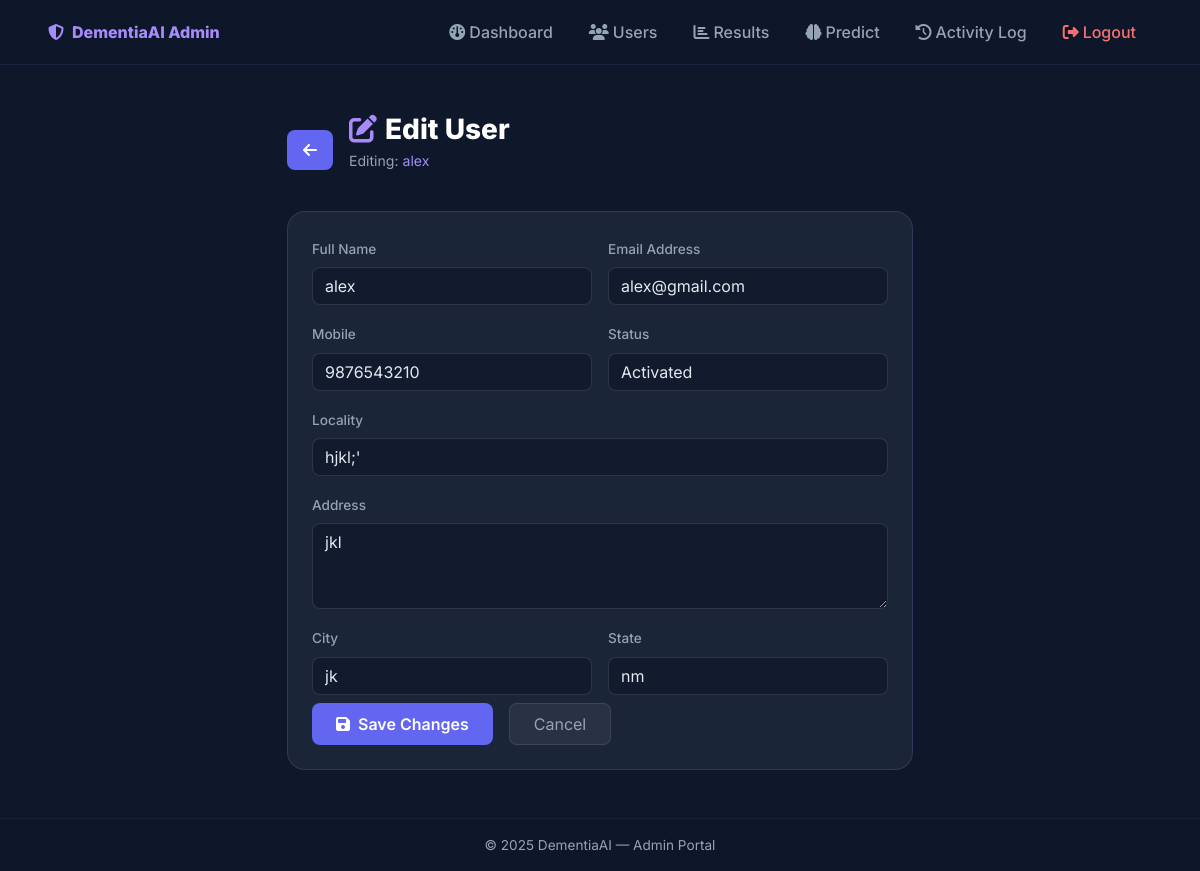
The app's page /EditUser/1/ (signed in) with its own data.
### users/models.py (models this page shows, shortened)
class UserRegistrationModel(models.Model):
    ROLE_CHOICES = [
        ('user', 'User'),
        ('admin', 'Admin'),
    ]
    name = models.CharField(max_length=100)
    loginid = models.CharField(unique=True, max_length=100)
    password = models.CharField(max_length=100)
    mobile = models.CharField(unique=True, max_length=100)
    email = models.CharField(unique=True, max_length=100)
    locality = models.CharField(max_length=100)
    address = models.CharField(max_length=1000)
    city = models.CharField(max_length=100)
    state = models.CharField(max_length=100)
    status = models.CharField(max_length=100, default="activated")
    role = models.CharField(max_length=10, choices=ROLE_CHOICES, default='user')
    class Meta:
        db_table = 'UserRegistrations'

### admins/views.py (the view, shortened to what this page needs)
# urls.py: path('EditUser/<int:uid>/', admins.EditUser,          name='EditUser'),
def EditUser(request, uid):
    if not request.session.get('admin'):
        return redirect('Login')
    user = get_object_or_404(UserRegistrationModel, id=uid)
    return render(request, 'admins/edituser.html', {'u': user})

### templates/admins/edituser.html (shortened to what this page needs)
{% extends 'admins/adminbase.html' %}
{% block contents %}
<section class="py-5">
  <div class="container" style="max-width:650px;">
    <div class="d-flex align-items-center gap-3 mb-4">
      <a href="{% url 'RegisterUsersView' %}" class="btn btn-adm py-2 px-3">
        <i class="fa-solid fa-arrow-left"></i>
      </a>
      <div>
        <h3 style="font-weight:800;color:#fff;margin:0;"><i class="fa-solid fa-pen-to-square me-2" style="color:#a78bfa;"></i>Edit User</h3>
        <p style="color:#94a3b8;margin-top:.2rem;font-size:.88rem;">Editing: <span style="color:#a78bfa;">{{ u.loginid }}</span></p>
      </div>
    </div>
    <div class="glass-card p-4">
      <form method="POST" action="{% url 'EditUser' u.id %}">
        <div class="row g-3">
          <div class="col-md-6">
            <label class="form-label">Full Name</label>
            <input type="text" class="form-control" name="name" value="{{ u.name }}" required>
          </div>
          <div class="col-md-6">
            <label class="form-label">Email Address</label>
            <input type="email" class="form-control" name="email" value="{{ u.email }}" required>
          </div>
          <div class="col-md-6">
            <label class="form-label">Mobile</label>
            <input type="text" class="form-control" name="mobile" value="{{ u.mobile }}" required>
          </div>
          <div class="col-md-6">
            <label class="form-label">Status</label>
            <select class="form-select" name="status">
              <option value="activated" {% if u.status == 'activated' %}selected{% endif %}>Activated</option>
            </select>
          </div>
          <div class="col-12">
            <label class="form-label">Locality</label>
            <input type="text" class="form-control" name="locality" value="{{ u.locality }}">
          </div>
          <div class="col-12">
            <label class="form-label">Address</label>
            <textarea class="form-control" name="address" rows="3">{{ u.address }}</textarea>
          </div>
          <div class="col-md-6">
            <label class="form-label">City</label>
            <input type="text" class="form-control" name="city" value="{{ u.city }}">
          </div>
          <div class="col-md-6">
            <label class="form-label">State</label>
            <input type="text" class="form-control" name="state" value="{{ u.state }}">
          </div>
          <div class="col-12 mt-2 d-flex gap-3">
            <button type="submit" class="btn btn-adm px-4 py-2">
              <i class="fa-solid fa-floppy-disk me-2"></i>Save Changes
            </button>
            <a href="{% url 'RegisterUsersView' %}" class="btn py-2 px-4"
               style="background:rgba(255,255,255,.06);color:#94a3b8;border:1px solid rgba(255,255,255,.1);border-radius:8px;">
              Cancel
            </a>
          </div>
        </div>
      </form>
    </div>
  </div>
</section>
{% endblock %}

### templates/admins/adminbase.html (style rules this page uses)
:root { --adm-primary: #6366f1; --adm-accent: #a78bfa; --dark: #0f172a; --card-bg: #1e293b; --text: #e2e8f0; --muted: #94a3b8; }
*, *::before, *::after { box-sizing: border-box; }
body { font-family: 'Inter', sans-serif; background: var(--dark); color: var(--text); min-height: 100vh; display: flex; flex-direction: column; margin: 0; }
.btn-adm { background: var(--adm-primary); color: #fff; border: none; font-weight: 600; border-radius: 8px; padding: .5rem 1.4rem; transition: background .2s; }
.glass-card { background: rgba(30, 41, 59, .85); backdrop-filter: blur(20px); border: 1px solid rgba(167, 139, 250, .18); border-radius: 18px; }
.form-control, .form-select { background: rgba(15, 23, 42, .7) !important; border: 1px solid rgba(255, 255, 255, .12) !important; color: var(--text) !important; border-radius: 8px !important; }
.form-label { color: var(--muted); font-size: .85rem; font-weight: 500; }

### records on screen
UserRegistrationModel: loginid "alex", name "alex", email "alex@gmail.com", mobile "9876543210", status "Activated", locality "hjkl;'", address "jkl", city "jk", state "nm"
